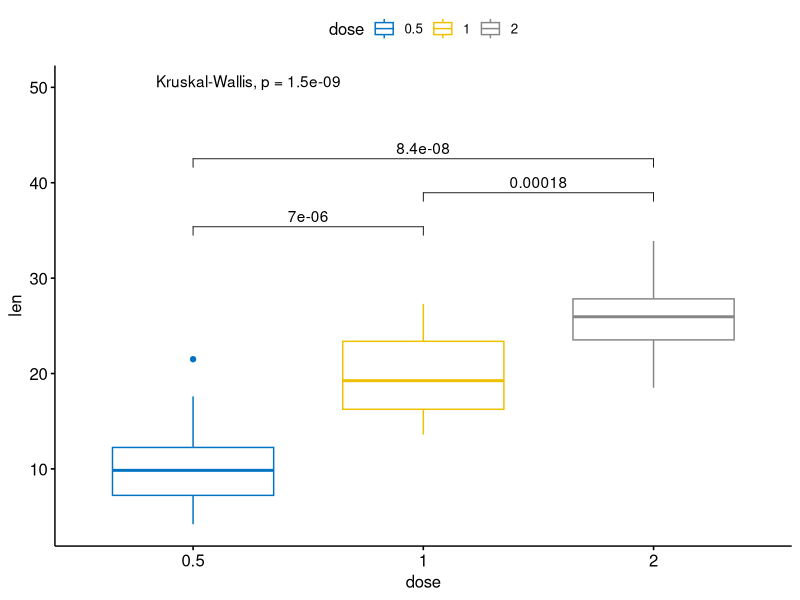

This chart was generated by the following R code:
library(ggpubr)

data("ToothGrowth")

# Visualize: Specify the comparisons you want
my_comparisons <- list( c("0.5", "1"), c("1", "2"), c("0.5", "2") )

p <- ggboxplot(ToothGrowth, x = "dose", y = "len",
          color = "dose", palette = "jco")+ 
  stat_compare_means(comparisons = my_comparisons)+ # Add pairwise comparisons p-value
  stat_compare_means(label.y = 50)     # Add global p-value

png("./viz_out/pval_viz.png", units="in", width=8.9, height=5, res=300)
p
dev.off()